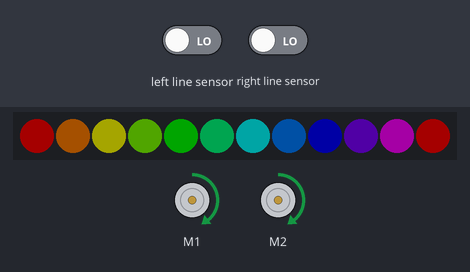
A program run on a simulated BBC micro:bit (MakeCode). Parts: 12 RGB LEDs in strip order, left to right, 2 × DC motor (green arrow = forward, orange = backward, longer = faster). The test bench sets the inputs (shaded band); at power-on: left line sensor LOW, right line sensor LOW. Dim RGB values are drawn brighter than linear.

Above: at 2.2 s.
2.3 s: left line sensor driven HIGH
At 2.6 s:
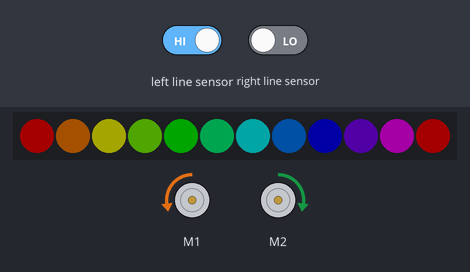
3.8 s: left line sensor driven LOW
At 4.6 s:
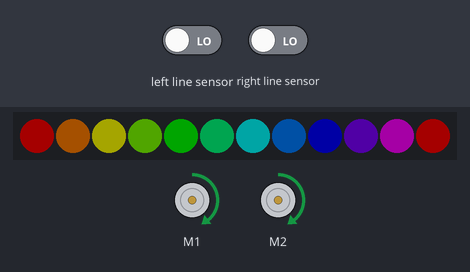
5.3 s: right line sensor driven HIGH
At 6.3 s:
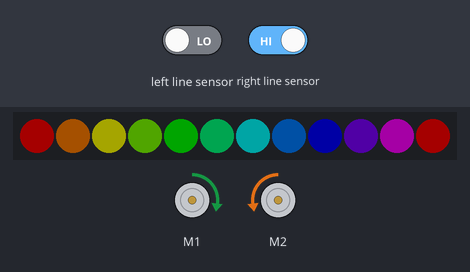
6.8 s: right line sensor driven LOW
At 7.2 s:
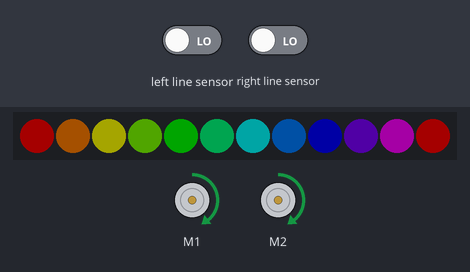
Timing chart, 0 to 9.3 s (numbered marks = the images above; inputs shaded):
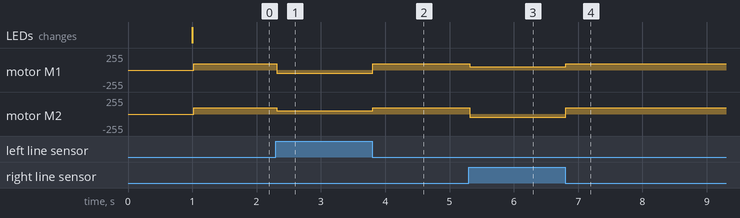

The program:

main.ts
```typescript
bitbot.select_model(BBModel.XL)
basic.pause(1000)
bitbot.ledRainbow()
basic.forever(function () {
    if (bitbot.readLine(BBLineSensor.Left) == 1) {
        bitbot.rotate(BBRobotDirection.Left, 20)
    } else if (bitbot.readLine(BBLineSensor.Right) == 1) {
        bitbot.rotate(BBRobotDirection.Right, 20)
    } else {
        bitbot.go(BBDirection.Forward, 38)
    }
})
```

test.ts
```typescript
// testene settes inn her; disse vil ikke kompilert så lenge denne pakken blir brukt som en utvidelse.
```

Measured:
- after the input at 2.3 s, motor M1: forward 97/255 → backward 51/255 at once; motor M2: forward 97/255 → forward 51/255 at once
- after the input at 3.8 s, motor M1: backward 51/255 → forward 97/255 at once; motor M2: forward 51/255 → forward 97/255 at once
- after the input at 5.3 s, motor M1: forward 97/255 → forward 51/255 at once; motor M2: forward 97/255 → backward 51/255 at once
- after the input at 6.8 s, motor M1: forward 51/255 → forward 97/255 at once; motor M2: backward 51/255 → forward 97/255 at once
